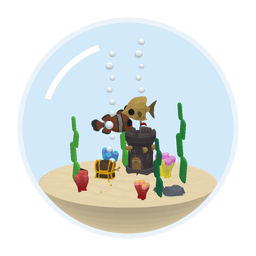

Reproduce this figure in Python.
"""Tile pictures drawn from a model file as the host builds it: meshes read by the plugin manager's own reader
(tools/tests/meshfile_test.cpp), shapes made into triangles here, flat-shaded and drawn farthest first. Groups are
drawn at rest (no spin, swing or bob); animated meshes at 0.2 s into their animation."""
import math
import subprocess
from pathlib import Path

import numpy as np
from PIL import Image, ImageDraw

MODELS = TOOL = None

SIZE, SCALE = 256, 4


def turn(rot, p):
    """The engine's rotator turn (FRotationMatrix), as models.cpp applies "rot"."""
    sp, cp = math.sin(math.radians(rot[0])), math.cos(math.radians(rot[0]))
    sy, cy = math.sin(math.radians(rot[1])), math.cos(math.radians(rot[1]))
    sr, cr = math.sin(math.radians(rot[2])), math.cos(math.radians(rot[2]))
    x = np.array([cp * cy, cp * sy, sp])
    y = np.array([sr * sp * cy - cr * sy, sr * sp * sy + cr * cy, -sr * cp])
    z = np.array([-(cr * sp * cy + sr * sy), cy * sr - cr * sp * sy, cr * cp])
    return p[:, 0:1] * x + p[:, 1:2] * y + p[:, 2:3] * z


def load_obj(path):
    v, vt, faces, mat, materials = [], [], [], None, {}
    for line in open(path):
        p = line.split()
        if not p:
            continue
        if p[0] == "mtllib":
            for ml in open(path.parent / " ".join(p[1:])):
                q = ml.split()
                if q and q[0] == "newmtl":
                    cur = materials.setdefault(q[1], {"Kd": (0.8, 0.8, 0.8), "tex": None})
                elif q and q[0] == "Kd":
                    cur["Kd"] = tuple(float(x) for x in q[1:4])
                elif q and q[0] == "map_Kd":
                    cur["tex"] = np.asarray(Image.open(ml.split(None, 1)[1].strip()).convert("RGB"), float) / 255
        elif p[0] == "v":
            v.append([float(x) for x in p[1:4]])
        elif p[0] == "vt":
            vt.append([float(x) for x in p[1:3]])
        elif p[0] == "usemtl":
            mat = p[1]
        elif p[0] == "f":
            faces.append(([int(c.split("/")[0]) - 1 for c in p[1:4]], [int(c.split("/")[1]) - 1 for c in p[1:4]], mat))
    return np.array(v), np.array(vt) if vt else np.zeros((len(v), 2)), faces, materials


def mesh_tris(line, work):
    """A mesh line's triangles and colours, posed and placed as models.cpp does."""
    words = line.split()
    opts = dict(w.split("=", 1) for w in words[2:] if "=" in w)
    num = lambda k, d: [float(x) for x in opts[k].split(",")] if k in opts else d
    size = float(opts.get("size", 0))
    anim = opts.get("anim", "")
    obj = work / (Path(words[1]).stem + ".obj")
    subprocess.run([str(TOOL), str(MODELS / words[1]), anim, "0.2", str(obj)], check=True, capture_output=True)
    rest = work / (Path(words[1]).stem + "_rest.obj")
    subprocess.run([str(TOOL), str(MODELS / words[1]), "", "0", str(rest)], check=True, capture_output=True)
    v, vt, faces, mats = load_obj(obj)
    rv = load_obj(rest)[0]
    k = size / (rv.max(0) - rv.min(0)).max() if size else 1
    scale = np.array(num("scale", [1, 1, 1]))
    rot = num("rot", [0, 0, 0])
    at = np.array(num("at", [0, 0, 0]))
    placed_rest = turn(rot, rv * k * scale)
    lo, hi = placed_rest.min(0), placed_rest.max(0)
    offset = at - np.array([(lo[0] + hi[0]) / 2, (lo[1] + hi[1]) / 2, lo[2]])
    p = turn(rot, v * k * scale) + offset
    out = []
    for idx, tidx, mat in faces:
        m = mats.get(mat, {"Kd": (0.8, 0.8, 0.8), "tex": None})
        if m["tex"] is not None:
            u, w = vt[tidx].mean(0)
            tex = m["tex"]
            colour = tex[min(int(w % 1 * tex.shape[0]), tex.shape[0] - 1), min(int(u % 1 * tex.shape[1]), tex.shape[1] - 1)] ** 2.2
        else:
            colour = np.array(m["Kd"])
        out.append((p[idx], colour, "plastic", 1.0))
    return out


def shape_tris(words, mats):
    """A few of the model format's shapes as triangles: sphere, box, cylinder, cone, disc, bowl."""
    kind, mat = words[0], words[1]
    o = dict(w.split("=", 1) for w in words[2:] if "=" in w)
    num = lambda k, d: [float(x) for x in o[k].split(",")] if k in o else d
    at, rot, sc = np.array(num("at", [0, 0, 0])), num("rot", [0, 0, 0]), np.array(num("scale", [1, 1, 1]))
    kind_m, colour, alpha = mats[mat]
    seg = 28
    tris = []
    ring = lambda r, z: [np.array([r * math.cos(2 * math.pi * i / seg), r * math.sin(2 * math.pi * i / seg), z]) for i in range(seg)]
    if kind in ("sphere", "bowl"):
        r = float(o["r"])
        rows = 12
        top = 0.5 if kind == "bowl" else 0.0
        for j in range(rows):
            t0, t1 = top * math.pi + (1 - top) * math.pi * j / rows, top * math.pi + (1 - top) * math.pi * (j + 1) / rows
            a, b = ring(r * math.sin(t0), r * math.cos(t0)), ring(r * math.sin(t1), r * math.cos(t1))
            for i in range(seg):
                tris += [[a[i], b[i], a[(i + 1) % seg]], [a[(i + 1) % seg], b[i], b[(i + 1) % seg]]]
    elif kind in ("cylinder", "cone"):
        r = float(o["r"])
        top = float(o.get("top", r)) if kind == "cone" else r
        h = float(o["h"])
        a, b = ring(r, 0), ring(top, h)
        for i in range(seg):
            tris += [[a[i], a[(i + 1) % seg], b[i]], [b[i], a[(i + 1) % seg], b[(i + 1) % seg]]]
            tris += [[np.zeros(3), a[i], a[(i + 1) % seg]], [np.array([0, 0, h]), b[i], b[(i + 1) % seg]]]
    elif kind == "capsule":
        r, length = float(o["r"]), float(o["len"])
        a, b = ring(r, r), ring(r, r + length)
        for i in range(seg):
            tris += [[a[i], a[(i + 1) % seg], b[i]], [b[i], a[(i + 1) % seg], b[(i + 1) % seg]]]
        for cz, sign in ((r, -1), (r + length, 1)):
            rows = 6
            for j in range(rows):
                t0, t1 = math.pi / 2 * j / rows, math.pi / 2 * (j + 1) / rows
                c0 = ring(r * math.cos(t0), cz + sign * r * math.sin(t0))
                c1 = ring(r * math.cos(t1), cz + sign * r * math.sin(t1))
                for i in range(seg):
                    tris += [[c0[i], c1[i], c0[(i + 1) % seg]], [c0[(i + 1) % seg], c1[i], c1[(i + 1) % seg]]]
    elif kind == "disc":
        r = float(o["r"])
        a = ring(r, 0)
        tris += [[np.zeros(3), a[i], a[(i + 1) % seg]] for i in range(seg)]
    elif kind == "box":
        s = np.array(num("size", [1, 1, 1])) / 2
        c = [np.array([x, y, z]) * s for x in (-1, 1) for y in (-1, 1) for z in (-1, 1)]
        for f in ((0, 1, 3, 2), (4, 5, 7, 6), (0, 1, 5, 4), (2, 3, 7, 6), (0, 2, 6, 4), (1, 3, 7, 5)):
            tris += [[c[f[0]], c[f[1]], c[f[2]]], [c[f[0]], c[f[2]], c[f[3]]]]
    out = []
    for t in tris:
        p = turn(rot, np.array(t) * sc) + at
        out.append((p, np.array(colour), kind_m, alpha))
    return out


def model_tris(text, work):
    mats, out = {}, []
    for raw in text.splitlines():
        s = raw.split("# ")[0].strip()
        if not s or s.startswith("#"):
            continue
        w = s.split()
        if w[0] == "material":
            opts = dict(x.split("=", 1) for x in w[3:] if "=" in x)
            hexes = [x for x in w[3:] if x.startswith("#")]
            h = hexes[0][1:] if hexes else "ffffff"
            colour = [(int(h[i:i + 2], 16) / 255) ** 2.2 for i in (0, 2, 4)]
            mats[w[1]] = (w[2], colour, float(opts.get("opacity", 1)) if w[2] == "glass" else 1.0)
        elif w[0] == "mesh":
            out += mesh_tris(s, work)
        elif w[0] in ("sphere", "bowl", "cylinder", "cone", "disc", "box", "capsule"):
            out += shape_tris(w, mats)
    return out


def srgb(c):
    return np.clip(np.power(np.clip(c, 0, 1), 1 / 2.2), 0, 1)


def draw(tris, out, ball=None, azimuth=30, elevation=15, extent=58, centre_z=0):
    """Flat-shaded triangles, farthest first. `ball`: None, "glass" (a pale disc behind and a rim in front) or a
    texture array for the ball itself."""
    az, el = math.radians(azimuth), math.radians(elevation)
    view = np.array([math.cos(az) * math.cos(el), math.sin(az) * math.cos(el), math.sin(el)])
    f = -view
    right = np.array([-f[1], f[0], 0.0])
    right /= np.linalg.norm(right)
    up = np.array([0.0, 0.0, 1.0]) - f[2] * f
    up /= np.linalg.norm(up)
    light = view * 0.6 + np.array([0.0, 0.0, 0.8])
    light /= np.linalg.norm(light)
    px = SIZE * SCALE
    to_screen = lambda p: np.stack([px / 2 + (p @ right) / extent * px / 2, px / 2 - ((p @ up) - centre_z) / extent * px / 2], -1)
    img = Image.new("RGBA", (px, px), (0, 0, 0, 0))
    r = 50 / extent * px / 2
    c = to_screen(np.zeros((1, 3)))[0]
    if isinstance(ball, np.ndarray):
        img.alpha_composite(textured_ball(ball, view, right, up, int(2 * r)), (int(c[0] - r), int(c[1] - r)))
    elif isinstance(ball, str):
        ImageDraw.Draw(img, "RGBA").ellipse([c[0] - r, c[1] - r, c[0] + r, c[1] + r], fill=(150, 205, 240, 110))
    layer = Image.new("RGBA", (px, px), (0, 0, 0, 0))
    d = ImageDraw.Draw(layer, "RGBA")
    depth = [t[0].mean(0) @ view for t in tris]
    for n in np.argsort(depth):
        p, colour, kind, alpha = tris[n]
        normal = np.cross(p[1] - p[0], p[2] - p[0])
        length = np.linalg.norm(normal)
        if length == 0:
            continue
        if kind == "glow":
            rgb = srgb(np.array(colour) / max(max(colour), 1e-3))
        else:
            rgb = srgb(np.array(colour) * (0.45 + 0.55 * abs(normal @ light) / length))
        a = 255 if kind != "glass" else int(255 * min(1.0, alpha * 1.3))
        d.polygon([tuple(q) for q in to_screen(p)], fill=tuple(int(v * 255) for v in rgb) + (a,))
    img.alpha_composite(layer)
    if isinstance(ball, str):
        d = ImageDraw.Draw(img, "RGBA")
        d.ellipse([c[0] - r, c[1] - r, c[0] + r, c[1] + r], outline=(230, 240, 250, 200), width=SCALE * 5)
        d.arc([c[0] - r * 0.8, c[1] - r * 0.8, c[0] + r * 0.8, c[1] + r * 0.8], 200, 250, fill=(255, 255, 255, 170), width=SCALE * 6)
    img.resize((SIZE, SIZE), Image.LANCZOS).save(out)
    


def textured_ball(tex, view, right, up, n):
    """The ball's own sphere with a texture, as seen along `view`, lit from above, with a shine."""
    y, x = np.mgrid[0:n, 0:n]
    sx, sy = (x + 0.5) / n * 2 - 1, 1 - (y + 0.5) / n * 2
    r2 = sx * sx + sy * sy
    inside = r2 < 1
    sz = np.sqrt(np.clip(1 - r2, 0, 1))
    p = sx[..., None] * right + sy[..., None] * up + sz[..., None] * view
    lon = np.arctan2(p[..., 1], p[..., 0])
    lat = np.arcsin(np.clip(p[..., 2], -1, 1))
    u = ((lon / (2 * math.pi) + 0.5) * tex.shape[1]).astype(int) % tex.shape[1]
    v = np.clip(((0.5 - lat / math.pi) * tex.shape[0]).astype(int), 0, tex.shape[0] - 1)
    col = tex[v, u] ** 2.2
    light = view * 0.6 + np.array([0.0, 0.0, 0.8])
    light /= np.linalg.norm(light)
    col = col * (0.45 + 0.55 * np.clip(p @ light, 0, 1))[..., None]
    col = srgb(col)
    shine = np.exp(-(((sx + 0.42) ** 2 + (sy - 0.45) ** 2) / 0.02))
    col = col + (1 - col) * (0.7 * shine)[..., None]
    rgba = np.dstack([col, inside.astype(float)])
    return Image.fromarray((np.clip(rgba, 0, 1) * 255).astype(np.uint8), "RGBA")




def draw_model(text, models, tool, work, out):
    global MODELS, TOOL
    MODELS, TOOL = Path(models), Path(tool)
    # the water sphere is left out: drawn flat it would hide everything; the glass disc behind is tinted instead
    text = chr(10).join(line for line in text.splitlines() if not line.startswith("sphere water"))
    draw(model_tris(text, work), out, ball="glass", azimuth=200, elevation=16)
